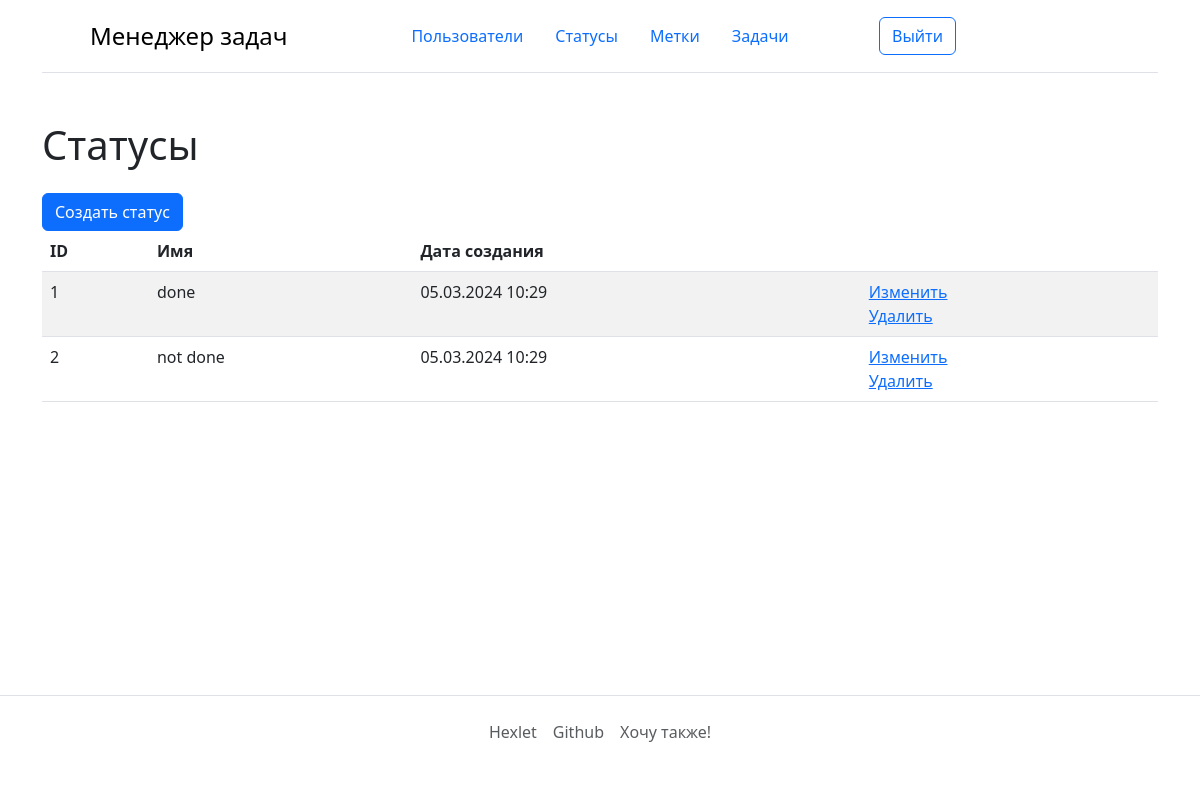
Screenshot of /statuses/ (signed in) with the database file from the repository.
### task_manager/statuses/models.py (models this page shows, shortened)
class Status(models.Model):
    name = models.CharField(max_length=255, unique=True)
    created_at = models.DateTimeField(auto_now_add=True)
    class Meta:
        verbose_name = _('Status')
        verbose_name_plural = _('Statuses')

### task_manager/statuses/views.py (the view)
# urls.py: path('', ListStatusView.as_view(), name='status_index'),
class ListStatusView(LoginRequired, ListView):
    model = Status
    context_object_name = 'statuses'
    template_name = 'status/index.html'

### task_manager/service_tools/permissions.py (called while the page is built)
    def dispatch(self, request, *args, **kwargs):
        if not request.user.is_authenticated:
            messages.error(request, self.err_message)
            return redirect(reverse_lazy('login'))
        return super().dispatch(request, *args, **kwargs) # noqa

### task_manager/templates/status/index.html (shortened to what this page needs)
{% extends "basement.html" %}
{% load django_bootstrap5 i18n %}
{% block content %}
    <h1 class="my-4">{% trans 'Statuses' %}</h1>
    <form action="{% url 'status_create' %}">
    {% trans 'Create status' as button_name %}
    {% bootstrap_button button_type='submit' content=button_name %}
    </form>
    <table class="table table-striped">
        <thead>
            <tr>
                <th>ID</th>
                <th>{% trans "Name" %}</th>
                <th>{% trans "Created at" %}</th>
                <th></th>
            </tr>
        </thead>
        {% if statuses %}
        <tbody>
        {% for status in statuses %}
            <tr>
                <td>{{ status.pk }}</td>
                <td>{{ status.name }}</td>
                <td>{{ status.created_at|date:"d.m.Y H:i" }}</td>
                <td>
                    <a href="{% url 'status_update' status.pk %}">{% trans "Edit" %}</a>
                    <br>
                    <a href="{% url 'status_delete' status.pk %}">{% trans "Delete" %}</a>
                </td>
            </tr>
        {% endfor %}
        </tbody>
        {% endif %}
    </table>
{% endblock %}

### rows the page displays
Status: pk "1", name "done", created_at "05.03.2024 10:29"
Status: pk "2", name "not done", created_at "05.03.2024 10:29"

### other values shown
{{ title_ }} "Менеджер задач"
